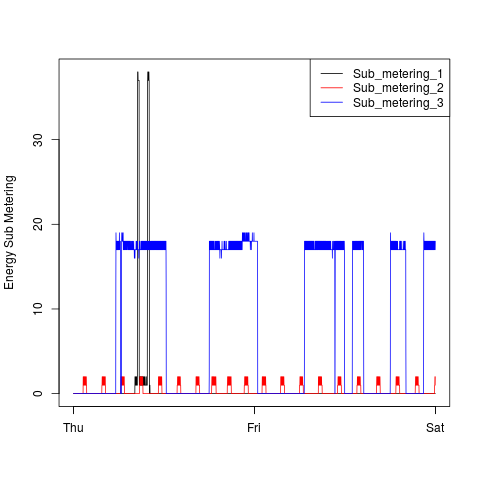

Source code (R):
# Make the plot3 plot.


# Start by reading the data. under "don't repeat yourself" principle,
# the function to do that is in load_data.R and it will take care
# of handling missing data, type conversions, and subsetting to the
# dates of interest in the assignment.
source('common.R')
power_data <- load_electric_power_data()


# make plot
png('plot3.png', width=480, height=480)
plot3(power_data)  # see common.R
dev.off()